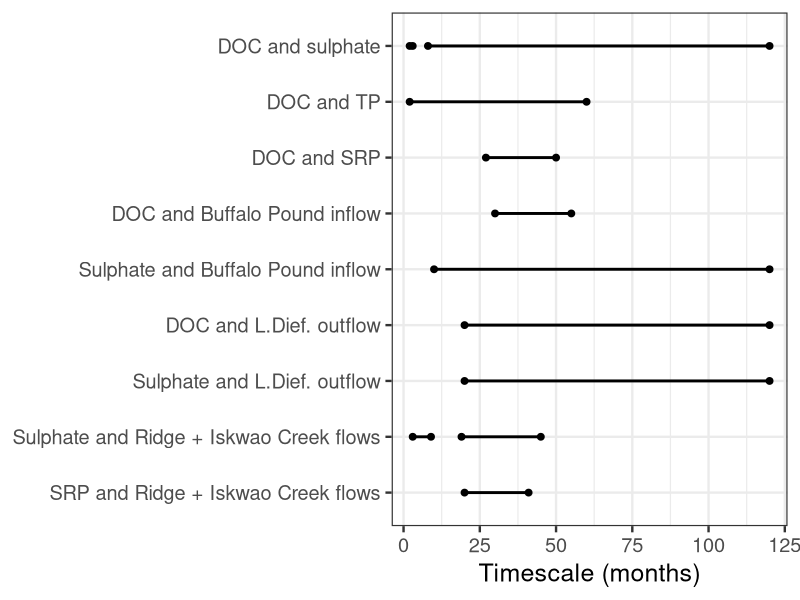

This figure's R source:
library(tidyverse)
library(ggplot2)

theme_set(theme_bw(base_size = 18))

timescales <- read_csv("./R_wavelet/data/wavelet-timescale-plots.csv") %>% 
  mutate(relationship = ifelse(relationship == 'Sulphate and L.Dief outflow', 'Sulphate and L.Dief. outflow', relationship))

order <- tribble(
  ~order,
  "DOC and sulphate",
  "DOC and TP",
  "DOC and SRP",
  "DOC and Buffalo Pound inflow",
  "Sulphate and Buffalo Pound inflow",
  "DOC and L.Dief. outflow",
  "Sulphate and L.Dief. outflow",
  "Sulphate and Ridge + Iskwao Creek flows",
  "SRP and Ridge + Iskwao Creek flows")

order_c <- order[["order"]]



timescales %>%  
  mutate(relationship = factor(relationship),
         relationship = forcats::fct_relevel(relationship, order_c)) %>% 
  ggplot(aes(x = ts1_start, xend = ts1_end, y = relationship, yend = relationship)) +
  geom_point(size = 2) +
  geom_point(data = timescales, aes(x = ts1_end, y = relationship), size = 2) +
  geom_point(data = timescales, aes(x = ts2_start, y = relationship), size = 2) +
  geom_point(data = timescales, aes(x = ts2_end, y = relationship), size = 2) +
  geom_segment(size = 1) +
  geom_segment(data = timescales, aes(x = ts2_start, xend = ts2_end, y = relationship, yend = relationship), size = 1) +
  scale_y_discrete(limits = rev) +
  labs(x = "Timescale (months)", y = NULL)

  

  